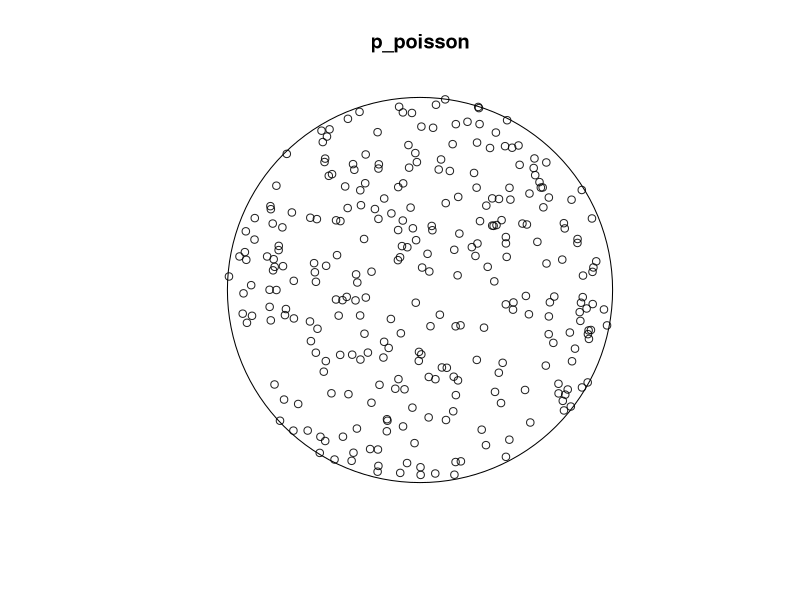
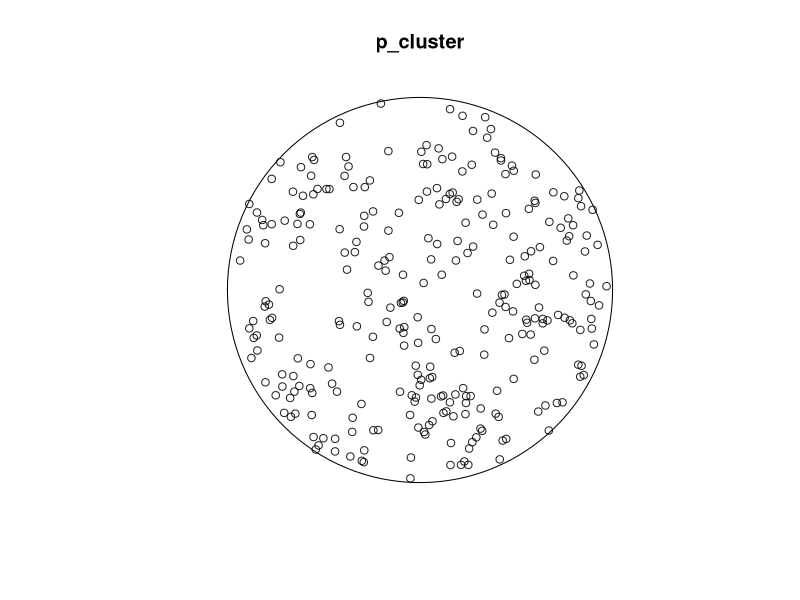
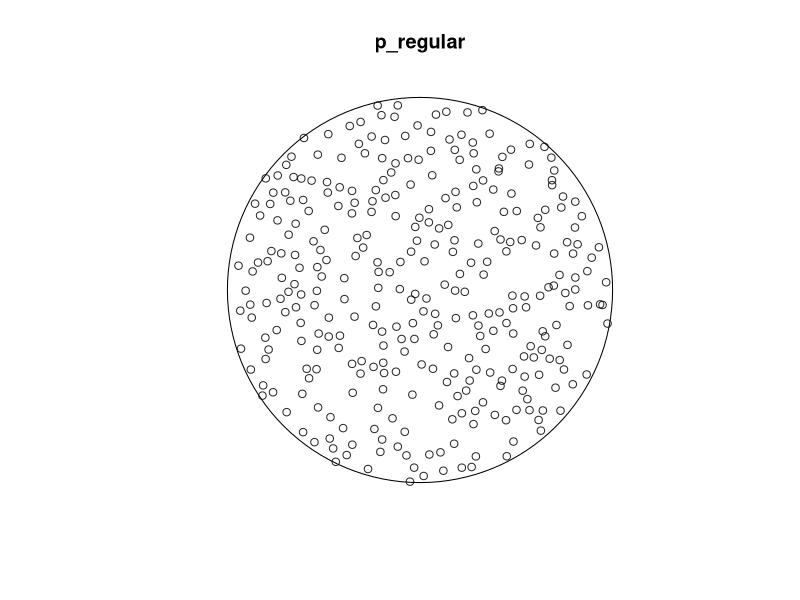

These charts were generated, in order, by the following R code: (Note: this script raises an error after producing the figures.)
## ---- chunk 1
knitr::opts_chunk$set(echo = TRUE)
## ---- chunk 2
library(spatstat)
disc10 <- disc(radius = 10)
# p_poisson 
# Compute the rate as count divided by area
lambda <- 300/area.owin(disc10)
# Create a point pattern object
p_poisson <- rpoispp(lambda = lambda, win = disc10)
plot(p_poisson)
# p_cluster and p_regular
# Generate clustered points from a Thomas process
set.seed(123)
p_cluster <- rThomas(kappa = 0.35, scale = 1, mu = 3, win = disc10)
plot(p_cluster)
# Regular points from a Strauss process
set.seed(123)
p_regular <- rStrauss(beta = 2.9, gamma = 0.025, R = .5, W = disc10)
plot(p_regular)
## ---- chunk 3
#Hypotese: points (træerne) er clustered.
#Test om hypotesen passer imod en null hypotese af tilfældig uniform fordeling.
plot(redoak)
